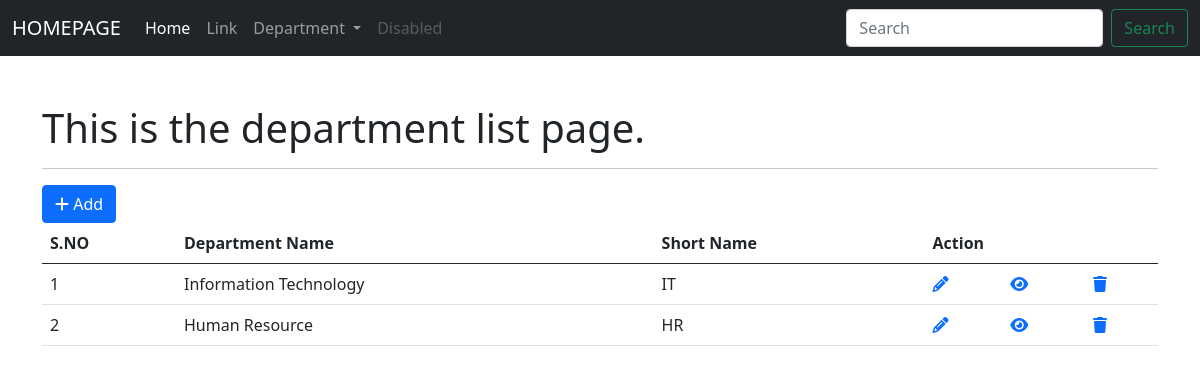
Before: /employee/department/ with the older database file.
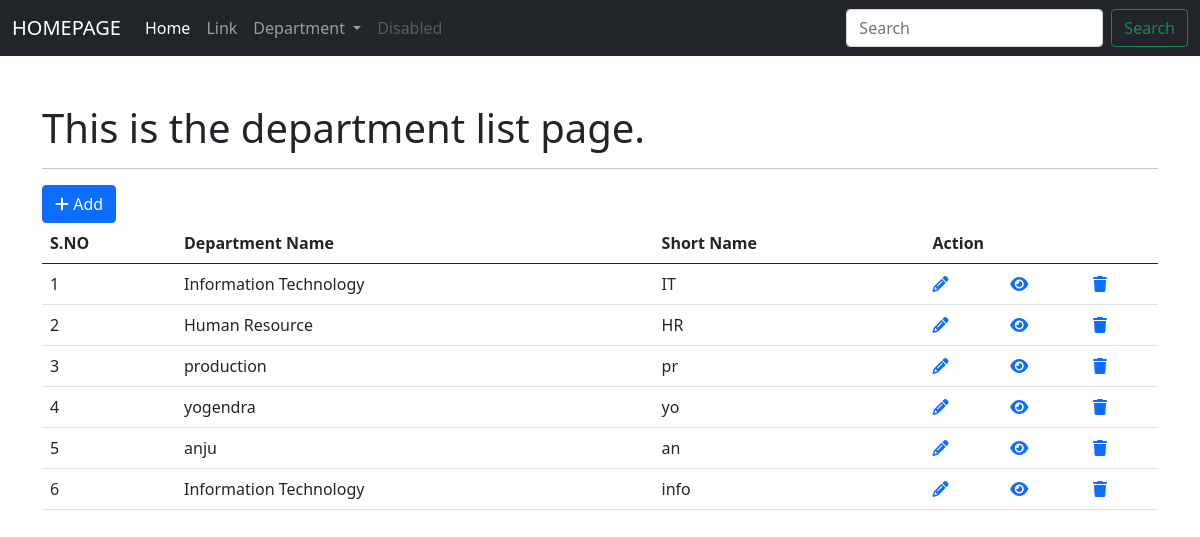
After: the same page with the newer database file.
### app_employeewebsite/models.py (models this page shows, shortened)
class Department(models.Model):
    department_name = models.CharField(max_length=255)
    short_name = models.CharField(max_length=255, null=True, blank=True)
    status = models.BooleanField(default=True)
    class Meta:
        db_table = "app_department"

### app_employeewebsite/views.py (the view)
# urls.py: path('department/', views.department_index, name = 'dprt-index'),
def department_index(request):
    department_list = Department.objects.all()
    context ={"data":department_list}
    return render(request, 'departments/index_department.html', context)

### templates/departments/index_department.html (shortened to what this page needs)
{% extends 'layouts/master.html' %}
{% block custom_css %}
<link rel="stylesheet" href="https://cdnjs.cloudflare.com/ajax/libs/font-awesome/6.3.0/css/all.min.css" />
{% endblock %}
{% block content %}
<div class="container mt-5">
    <h1>This is the department list page.</h1>
    <hr>
    <a href="{% url 'dprt-add' %}" class="btn btn-primary"><i class="fa-solid fa-plus"></i> Add </a>
    <table class="table table-striped-columns table-hover">
        <thead>
            <tr>
                <th>S.NO</th>
                <th>Department Name</th>
                <th>Short Name</th>
                <th colspan="3">Action</th>
            </tr>
        </thead>
        <tbody>
            {% for val in data %}
            <tr>
                <td> {{ forloop.counter }} </td>
                <td> {{ val.department_name }} </td>
                <td> {{ val.short_name }} </td>
                <td><a href="{% url 'dprt-edit' val.id %}"><i class="fa-solid fa-pencil"></i></a></td>
                <td><a href="{% url 'dprt-show' val.id %}"><i class="fa-solid fa-eye"></i></a></td>
                <td><a href="{% url 'dprt-delete' val.id %}"><i class="fa-solid fa-trash"></i></a></td>
            </tr>
            {% endfor %}
        </tbody>
    </table>
</div>
{% endblock %}

Changed rows visible on the page:
added Department: department_name "production", short_name "pr"
added Department: department_name "yogendra", short_name "yo"
added Department: department_name "anju", short_name "an"
added Department: department_name "Information Technology", short_name "info"
